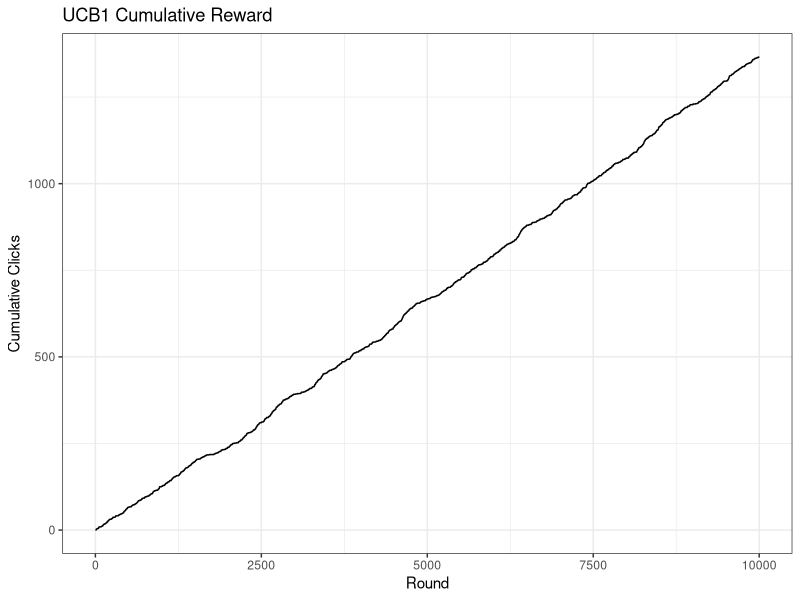
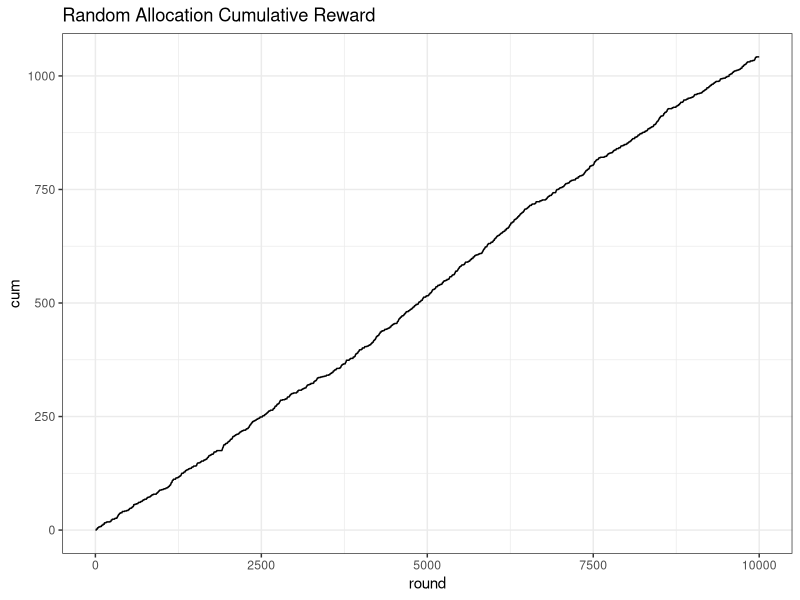
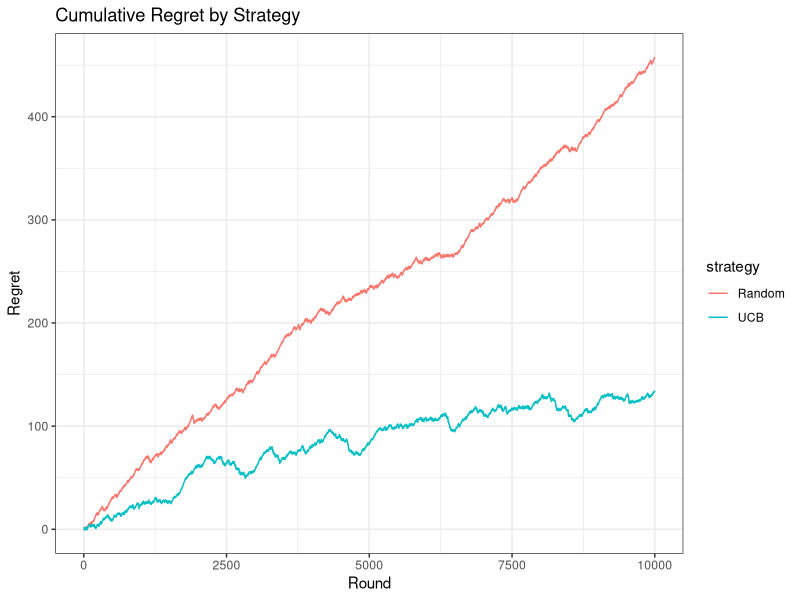

Reproduce these figures in R, in order.
# Upper Confidence Bound (UCB1) Algorithm

# 1. Load Libraries ------
library(tidyverse)

# 2. Define True Rates & Initialize ------
set.seed(831213)
rates <- c(0.05, 0.1, 0.15)
n_rounds <- 10000
counts <- rep(0, length(rates))
rewards <- rep(0, length(rates))
history <- tibble(round=integer(), chosen=integer(), reward=integer())

# 3. Run UCB1 Algorithm ------
for(t in 1:n_rounds){
  if(t <= length(rates)){
    arm <- t
  } else {
    ucbs <- rewards/counts + sqrt(2*log(t)/counts)
    arm <- which.max(ucbs)
  }
  click <- rbinom(1,1,rates[arm])
  counts[arm] <- counts[arm] + 1
  rewards[arm] <- rewards[arm] + click
  history <- history %>%
    add_row(round=t, chosen=arm, reward=click)
}

# 4. Cumulative Reward Plot ------
hist_cum <- history %>%
  mutate(cum=cumsum(reward))
ggplot(hist_cum, aes(round,cum)) +
  geom_line() +
  labs(title="UCB1 Cumulative Reward",
       x="Round",
       y="Cumulative Clicks") +
  theme_bw()

# 5. Random Allocation Benchmark ------
set.seed(831213)
random_history <- tibble(round=1:n_rounds,
                         reward=rbinom(n_rounds,1,sample(rates,n_rounds,replace=TRUE))) %>%
                  mutate(cum=cumsum(reward))
ggplot(random_history, aes(round,cum)) +
  geom_line() +
  labs(title="Random Allocation Cumulative Reward") +
  theme_bw()

# 6. Compare Cumulative Regret ------
opt_rate <- max(rates)
tibble(round=1:n_rounds,
       UCB=hist_cum$cum,
       Random=random_history$cum) %>%
  pivot_longer(-round,
               names_to="strategy",
               values_to="cumulative") %>% 
  group_by(strategy) %>%
  mutate(regret = round*(opt_rate) - cumulative) %>% 
  ggplot(aes(round, regret, color=strategy)) +
  geom_line() +
  labs(title="Cumulative Regret by Strategy", x="Round", y="Regret") +
  theme_bw()

